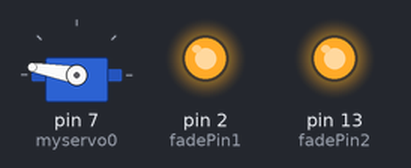
Simulated run of this sketch. Board: Arduino Uno, built with avr-gcc and run on an emulated ATmega328P. On the bench: servo, output pins drawn as LEDs (lit = HIGH).

Above: at 1.3 s.
At 4.0 s:
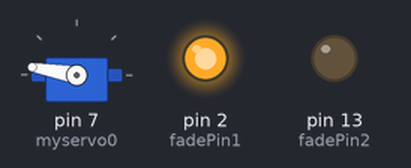
Timing chart, 0 to 6.3 s (numbered marks = the images above):
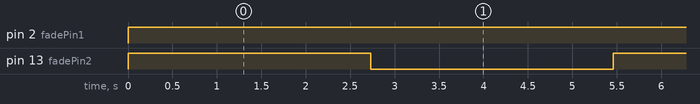

The sketch:

dc_tester.ino
```cpp
#include <Servo.h>

#define fadePin1 2
#define fadePin2 13

Servo myservo0;


void setup(){
  pinMode(fadePin1, OUTPUT);
  pinMode(fadePin2, OUTPUT);
  myservo0.attach(7);
  myservo0.write(170);
}

void loop(){

  for(int i = 0; i<360; i++){
    //convert 0-360 angle to radian (needed for sin function)
    float rad = DEG_TO_RAD * i;

    //calculate sin of angle as number between 0 and 255
    int sinOut = constrain((sin(rad) * 128) + 128, 0, 255);

    analogWrite(fadePin1, 255);
    analogWrite(fadePin2, sinOut);

    delay(15);
  }


}
```

Measured:
- by itself, pin 2 (fadePin1): LOW → HIGH at 0.00 s
- by itself, pin 13 (fadePin2): alternates HIGH for 2.7 s and LOW for 2.7 s
